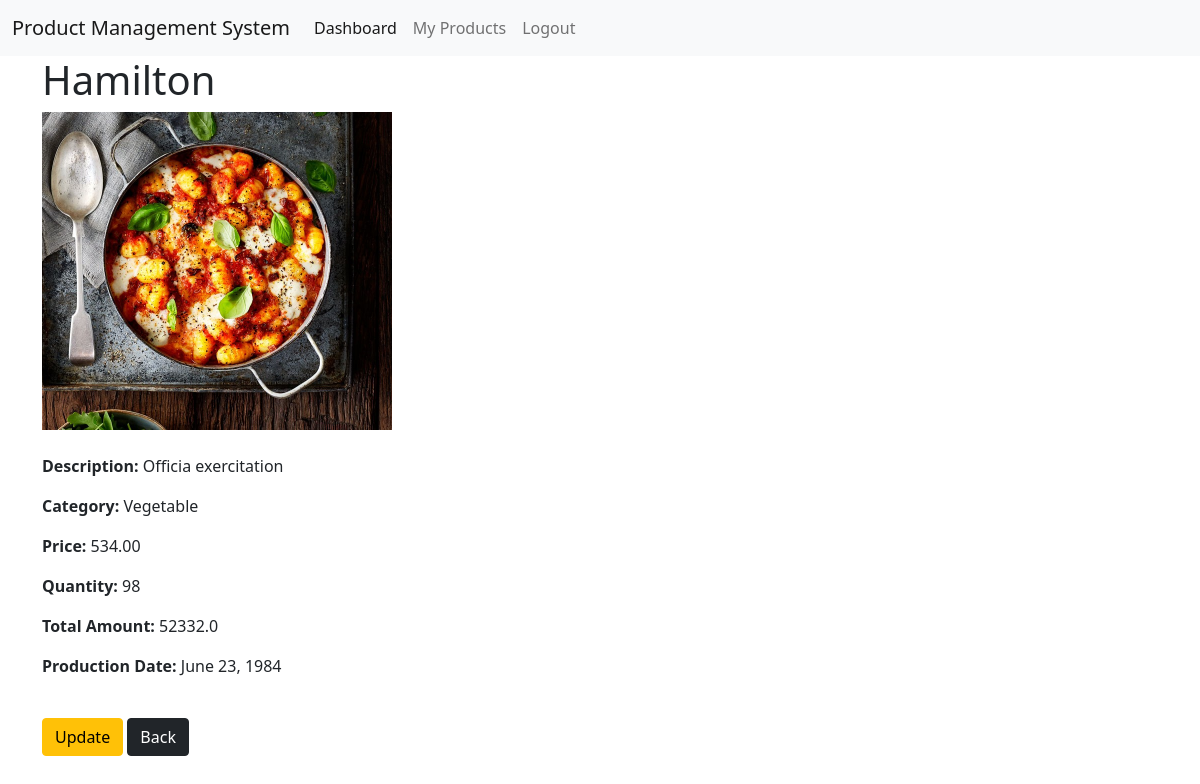
The app's page /product-detail/1 (signed in) with its own data.
### product_app/models.py (models this page shows, shortened)
class ProductModel(models.Model):
    CATEGORY_TYPES =[
        ('Vegetable','Vegetable'),
        ('Fishes','Fishes'),
        ('Fruits','Fruits'),
    ]
    name = models.CharField(max_length=100,null=True)
    description = models.TextField(null=True)
    category = models.CharField(choices=CATEGORY_TYPES,max_length=20,null=True)
    image = models.ImageField(upload_to='media/product',null=True)
    price = models.DecimalField(max_digits=20,decimal_places=2,null=True)
    qty = models.PositiveIntegerField(null=True)
    total_amount = models.FloatField(null=True)
    production_date = models.DateField(null=True)
    created_by = models.ForeignKey(
        ProductUserModel,
        on_delete=models.CASCADE,
        related_name='products',
        null=True)

### product_app/views.py (the view)
# urls.py: path('product-detail/<str:p_id>',product_detail, name='product_detail'),
@login_required
def product_detail(request, p_id):
    product = get_object_or_404(ProductModel, id=p_id)
    context ={
        'product': product
    }
    return render(request,'pages/product_detail.html',context)

### product_app/templates/pages/product_detail.html
{% extends 'master/base.html' %}
{% block content %}
<h1>{{ product.name }}</h1>
{% if product.image %}
    <img
        src="{{ product.image.url }}"
        width="350"
    >
{% endif %}
<br><br>
<p>
    <strong>Description:</strong>
    {{ product.description }}
</p>
<p>
    <strong>Category:</strong>
    {{ product.category }}
</p>
<p>
    <strong>Price:</strong>
    {{ product.price }}
</p>
<p>
    <strong>Quantity:</strong>
    {{ product.qty }}
</p>
<p>
    <strong>Total Amount:</strong>
    {{ product.total_amount }}
</p>
<p>
    <strong>Production Date:</strong>
    {{ product.production_date }}
</p>
<br>
<a class="btn btn-warning" href="{% url 'update_product' product.id %}">Update</a>
<a class="btn btn-dark" href="{% url 'dashboard' %}">Back</a>
{% endblock %}

### records on screen
ProductModel: name "Hamilton", image (picture), description "Officia exercitation", category "Vegetable", price "534.00", qty "98", total_amount "52332.0", production_date "June 23, 1984"
